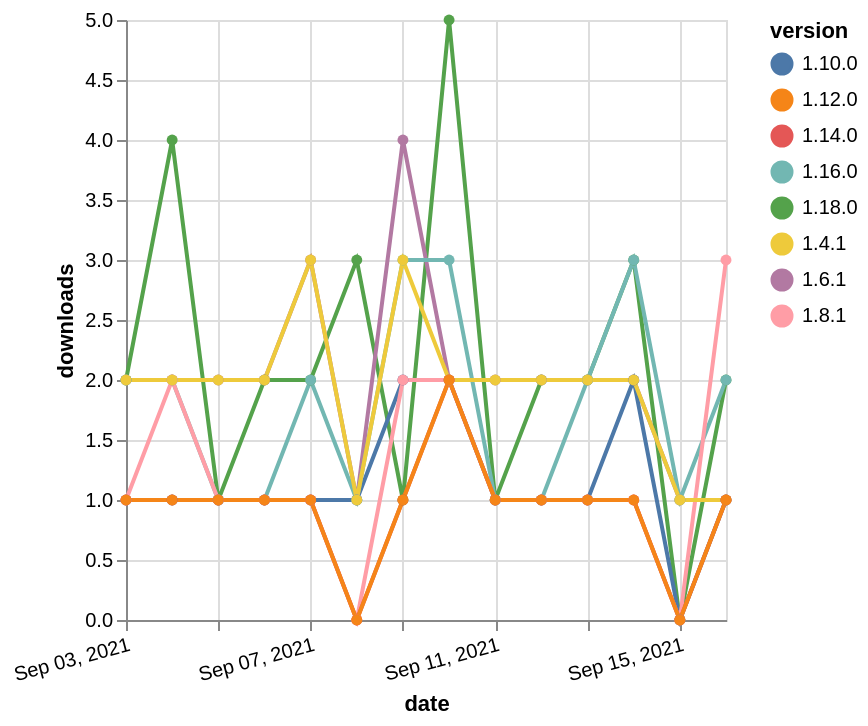

Express this chart as Vega-Lite.
### Vega-Lite specification from a JSON file in a GitHub repository (floating-point values rounded to 4 significant figures)
{"$schema": "https://vega.github.io/schema/vega-lite/v5.json", "description": "A simple bar chart with embedded data.", "data": {"values": [{"date": "2021-09-03", "total": 200, "delta": 2, "version": "1.18.0"}, {"date": "2021-09-04", "total": 204, "delta": 4, "version": "1.18.0"}, {"date": "2021-09-05", "total": 205, "delta": 1, "version": "1.18.0"}, {"date": "2021-09-06", "total": 207, "delta": 2, "version": "1.18.0"}, {"date": "2021-09-07", "total": 209, "delta": 2, "version": "1.18.0"}, {"date": "2021-09-08", "total": 212, "delta": 3, "version": "1.18.0"}, {"date": "2021-09-09", "total": 213, "delta": 1, "version": "1.18.0"}, {"date": "2021-09-10", "total": 218, "delta": 5, "version": "1.18.0"}, {"date": "2021-09-11", "total": 219, "delta": 1, "version": "1.18.0"}, {"date": "2021-09-12", "total": 221, "delta": 2, "version": "1.18.0"}, {"date": "2021-09-13", "total": 223, "delta": 2, "version": "1.18.0"}, {"date": "2021-09-14", "total": 226, "delta": 3, "version": "1.18.0"}, {"date": "2021-09-15", "total": 226, "delta": 0, "version": "1.18.0"}, {"date": "2021-09-16", "total": 228, "delta": 2, "version": "1.18.0"}, {"date": "2021-09-03", "total": 2324, "delta": 2, "version": "1.6.1"}, {"date": "2021-09-04", "total": 2326, "delta": 2, "version": "1.6.1"}, {"date": "2021-09-05", "total": 2328, "delta": 2, "version": "1.6.1"}, {"date": "2021-09-06", "total": 2330, "delta": 2, "version": "1.6.1"}, {"date": "2021-09-07", "total": 2333, "delta": 3, "version": "1.6.1"}, {"date": "2021-09-08", "total": 2334, "delta": 1, "version": "1.6.1"}, {"date": "2021-09-09", "total": 2338, "delta": 4, "version": "1.6.1"}, {"date": "2021-09-10", "total": 2340, "delta": 2, "version": "1.6.1"}, {"date": "2021-09-11", "total": 2342, "delta": 2, "version": "1.6.1"}, {"date": "2021-09-12", "total": 2344, "delta": 2, "version": "1.6.1"}, {"date": "2021-09-13", "total": 2346, "delta": 2, "version": "1.6.1"}, {"date": "2021-09-14", "total": 2348, "delta": 2, "version": "1.6.1"}, {"date": "2021-09-15", "total": 2349, "delta": 1, "version": "1.6.1"}, {"date": "2021-09-16", "total": 2350, "delta": 1, "version": "1.6.1"}, {"date": "2021-09-03", "total": 429, "delta": 1, "version": "1.10.0"}, {"date": "2021-09-04", "total": 430, "delta": 1, "version": "1.10.0"}, {"date": "2021-09-05", "total": 431, "delta": 1, "version": "1.10.0"}, {"date": "2021-09-06", "total": 432, "delta": 1, "version": "1.10.0"}, {"date": "2021-09-07", "total": 433, "delta": 1, "version": "1.10.0"}, {"date": "2021-09-08", "total": 434, "delta": 1, "version": "1.10.0"}, {"date": "2021-09-09", "total": 436, "delta": 2, "version": "1.10.0"}, {"date": "2021-09-10", "total": 438, "delta": 2, "version": "1.10.0"}, {"date": "2021-09-11", "total": 439, "delta": 1, "version": "1.10.0"}, {"date": "2021-09-12", "total": 440, "delta": 1, "version": "1.10.0"}, {"date": "2021-09-13", "total": 441, "delta": 1, "version": "1.10.0"}, {"date": "2021-09-14", "total": 443, "delta": 2, "version": "1.10.0"}, {"date": "2021-09-15", "total": 443, "delta": 0, "version": "1.10.0"}, {"date": "2021-09-16", "total": 444, "delta": 1, "version": "1.10.0"}, {"date": "2021-09-03", "total": 1115, "delta": 2, "version": "1.16.0"}, {"date": "2021-09-04", "total": 1117, "delta": 2, "version": "1.16.0"}, {"date": "2021-09-05", "total": 1118, "delta": 1, "version": "1.16.0"}, {"date": "2021-09-06", "total": 1119, "delta": 1, "version": "1.16.0"}, {"date": "2021-09-07", "total": 1121, "delta": 2, "version": "1.16.0"}, {"date": "2021-09-08", "total": 1122, "delta": 1, "version": "1.16.0"}, {"date": "2021-09-09", "total": 1125, "delta": 3, "version": "1.16.0"}, {"date": "2021-09-10", "total": 1128, "delta": 3, "version": "1.16.0"}, {"date": "2021-09-11", "total": 1129, "delta": 1, "version": "1.16.0"}, {"date": "2021-09-12", "total": 1130, "delta": 1, "version": "1.16.0"}, {"date": "2021-09-13", "total": 1132, "delta": 2, "version": "1.16.0"}, {"date": "2021-09-14", "total": 1135, "delta": 3, "version": "1.16.0"}, {"date": "2021-09-15", "total": 1136, "delta": 1, "version": "1.16.0"}, {"date": "2021-09-16", "total": 1138, "delta": 2, "version": "1.16.0"}, {"date": "2021-09-03", "total": 819, "delta": 1, "version": "1.8.1"}, {"date": "2021-09-04", "total": 821, "delta": 2, "version": "1.8.1"}, {"date": "2021-09-05", "total": 822, "delta": 1, "version": "1.8.1"}, {"date": "2021-09-06", "total": 823, "delta": 1, "version": "1.8.1"}, {"date": "2021-09-07", "total": 824, "delta": 1, "version": "1.8.1"}, {"date": "2021-09-08", "total": 824, "delta": 0, "version": "1.8.1"}, {"date": "2021-09-09", "total": 826, "delta": 2, "version": "1.8.1"}, {"date": "2021-09-10", "total": 828, "delta": 2, "version": "1.8.1"}, {"date": "2021-09-11", "total": 829, "delta": 1, "version": "1.8.1"}, {"date": "2021-09-12", "total": 830, "delta": 1, "version": "1.8.1"}, {"date": "2021-09-13", "total": 831, "delta": 1, "version": "1.8.1"}, {"date": "2021-09-14", "total": 832, "delta": 1, "version": "1.8.1"}, {"date": "2021-09-15", "total": 832, "delta": 0, "version": "1.8.1"}, {"date": "2021-09-16", "total": 835, "delta": 3, "version": "1.8.1"}, {"date": "2021-09-03", "total": 2359, "delta": 2, "version": "1.4.1"}, {"date": "2021-09-04", "total": 2361, "delta": 2, "version": "1.4.1"}, {"date": "2021-09-05", "total": 2363, "delta": 2, "version": "1.4.1"}, {"date": "2021-09-06", "total": 2365, "delta": 2, "version": "1.4.1"}, {"date": "2021-09-07", "total": 2368, "delta": 3, "version": "1.4.1"}, {"date": "2021-09-08", "total": 2369, "delta": 1, "version": "1.4.1"}, {"date": "2021-09-09", "total": 2372, "delta": 3, "version": "1.4.1"}, {"date": "2021-09-10", "total": 2374, "delta": 2, "version": "1.4.1"}, {"date": "2021-09-11", "total": 2376, "delta": 2, "version": "1.4.1"}, {"date": "2021-09-12", "total": 2378, "delta": 2, "version": "1.4.1"}, {"date": "2021-09-13", "total": 2380, "delta": 2, "version": "1.4.1"}, {"date": "2021-09-14", "total": 2382, "delta": 2, "version": "1.4.1"}, {"date": "2021-09-15", "total": 2383, "delta": 1, "version": "1.4.1"}, {"date": "2021-09-16", "total": 2384, "delta": 1, "version": "1.4.1"}, {"date": "2021-09-03", "total": 382, "delta": 1, "version": "1.14.0"}, {"date": "2021-09-04", "total": 383, "delta": 1, "version": "1.14.0"}, {"date": "2021-09-05", "total": 384, "delta": 1, "version": "1.14.0"}, {"date": "2021-09-06", "total": 385, "delta": 1, "version": "1.14.0"}, {"date": "2021-09-07", "total": 386, "delta": 1, "version": "1.14.0"}, {"date": "2021-09-08", "total": 386, "delta": 0, "version": "1.14.0"}, {"date": "2021-09-09", "total": 387, "delta": 1, "version": "1.14.0"}, {"date": "2021-09-10", "total": 389, "delta": 2, "version": "1.14.0"}, {"date": "2021-09-11", "total": 390, "delta": 1, "version": "1.14.0"}, {"date": "2021-09-12", "total": 391, "delta": 1, "version": "1.14.0"}, {"date": "2021-09-13", "total": 392, "delta": 1, "version": "1.14.0"}, {"date": "2021-09-14", "total": 393, "delta": 1, "version": "1.14.0"}, {"date": "2021-09-15", "total": 393, "delta": 0, "version": "1.14.0"}, {"date": "2021-09-16", "total": 394, "delta": 1, "version": "1.14.0"}, {"date": "2021-09-03", "total": 636, "delta": 1, "version": "1.12.0"}, {"date": "2021-09-04", "total": 637, "delta": 1, "version": "1.12.0"}, {"date": "2021-09-05", "total": 638, "delta": 1, "version": "1.12.0"}, {"date": "2021-09-06", "total": 639, "delta": 1, "version": "1.12.0"}, {"date": "2021-09-07", "total": 640, "delta": 1, "version": "1.12.0"}, {"date": "2021-09-08", "total": 640, "delta": 0, "version": "1.12.0"}, {"date": "2021-09-09", "total": 641, "delta": 1, "version": "1.12.0"}, {"date": "2021-09-10", "total": 643, "delta": 2, "version": "1.12.0"}, {"date": "2021-09-11", "total": 644, "delta": 1, "version": "1.12.0"}, {"date": "2021-09-12", "total": 645, "delta": 1, "version": "1.12.0"}, {"date": "2021-09-13", "total": 646, "delta": 1, "version": "1.12.0"}, {"date": "2021-09-14", "total": 647, "delta": 1, "version": "1.12.0"}, {"date": "2021-09-15", "total": 647, "delta": 0, "version": "1.12.0"}, {"date": "2021-09-16", "total": 648, "delta": 1, "version": "1.12.0"}]}, "width": "container", "mark": {"type": "line", "point": {"filled": true}}, "encoding": {"x": {"field": "date", "type": "temporal", "timeUnit": "yearmonthdate", "title": "date", "axis": {"labelAngle": -15}}, "y": {"field": "delta", "type": "quantitative", "title": "downloads"}, "color": {"field": "version", "type": "nominal"}, "tooltip": {"field": "delta"}}}
